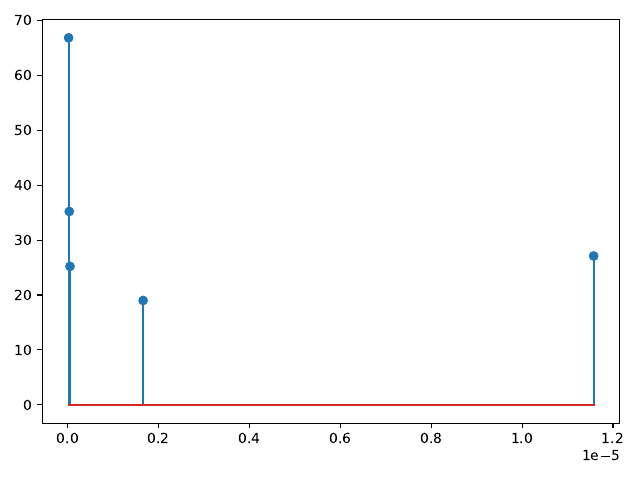

Write Python code to recreate this figure.
import matplotlib.pyplot as plt
import numpy as np

if __name__ == '__main__':
    samples = np.genfromtxt('./labs/05/Train.csv', delimiter=',')
    samples = samples[1:, 2]
    samples = samples - np.mean(samples)
    N = len(samples)
    X = np.fft.fft(samples)
    fq = np.fft.fftfreq(len(X), d = 3600)
    X = abs(X / N)[:N // 2]
    f = (1 / 3600) * np.linspace(0, N / 2, N // 2) / N
    indx = np.argsort(X)[-5:]
    freqs = (1 / 3600) * indx / N
    vals = X[indx]

    print('Top frecvente: ')
    for i in range(len(indx)):
        print('{0:.9f} Hz - {1:.2f} |X(w)|'.format(freqs[i], vals[i]))
        print('{0:.2f} days'.format((1 / freqs[i]) / 60 / 60 / 24))

    # 0.000011575 Hz reprezinta ~   1   zi
    # 0.000001656 Hz reprezinta ~   7 zile
    # 0.000000046 Hz reprezinta ~ 254 zile
    # 0.000000030 Hz reprezinta ~ 381 zile
    # 0.000000015 Hz reprezinta ~ 762 zile

    plt.stem(freqs, vals)
    plt.tight_layout()
    plt.savefig('./labs/05/1f.pdf')
    plt.show()